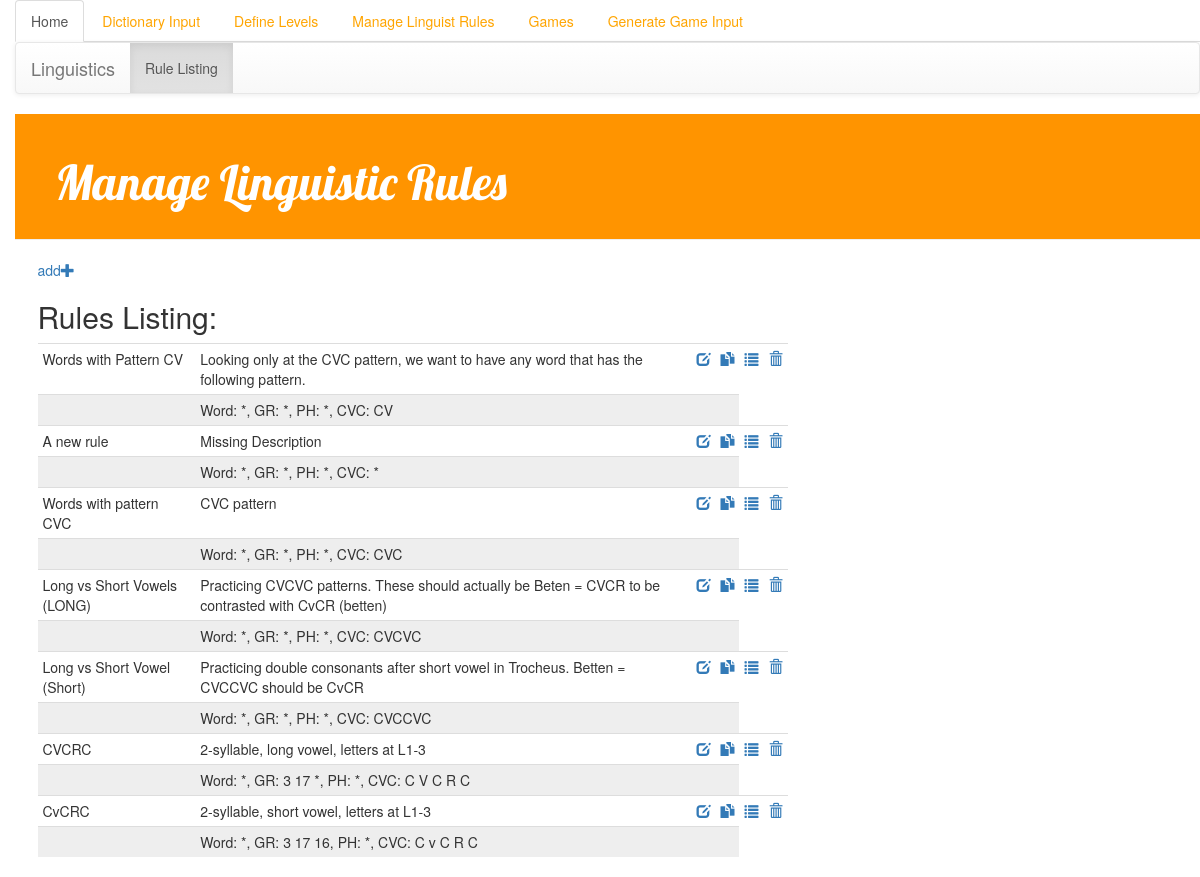
The page /Linguistics/linguistics_list/ on the database its author committed.
### Linguistics/models.py (models this page shows, shortened)
class LinguisticRule(models.Model):
    name = models.CharField(max_length=200,default='', null=True)
    description = models.TextField(default='Missing Description')
    word = models.CharField(max_length=200,default='',null=True)
    ph = models.CharField(max_length=200,default='',null=True)
    gr = models.CharField(max_length=200,default='',null=True)
    CVC = models.CharField(max_length=200,default='',null=True)

### Linguistics/views.py (the view)
def linguistics_list(request):
    response = "Listing of Linguistic Rules."
    try:
        rules = LinguisticRule.objects.all()
    except LinguisticRule.DoesNotExist:
        raise Http404("rules do not exist")
    return render(request, "Linguistics/linguistics_list.html", {'rules': rules})

### templates/Linguistics/linguistics_list.html
{% extends 'Linguistics/base.html' %}
{% block content %}
    <a href="{% url 'linguistics_new'%}" class="top-menu">add<span class="glyphicon glyphicon-plus"></span></a>
    <h2>Rules Listing: </h2>
    <div class="post">
<table class="table table-condensed">
    <tbody>
    {%  for rule in rules %}
        <tr>
            <td>
                {{ rule.name }}
            </td>
            <td>
                {{ rule.description }}
            </td>
            <td>
                <a href="{% url 'linguistics_edit' pk=rule.pk %}"><span class='glyphicon glyphicon-edit'></span></a>
            </td>
            <td>
                <a href="{% url 'linguistics_duplicate' pk=rule.pk %}"><span class='glyphicon glyphicon-duplicate'></span></a>
            </td>
            <td>
                <a href="{% url 'linguistics_Rulelist' pk=rule.pk %}"><span class='glyphicon glyphicon-list'></span></a>
            </td>
            <td>
                <a href="{% url 'linguistics_delete' pk=rule.pk %}"><span class='glyphicon glyphicon-trash'></span></a>
            </td>
        </tr>
        <tr>
        <td></td>
        <td>
            Word: {{ rule.word }}, GR: {{ rule.gr }}, PH: {{ rule.ph }}, CVC: {{ rule.CVC }}
        </td>
        <td></td>
        <td></td>
        </tr>
    {%  endfor %}
    </tbody>
</table>
    </div>
{% endblock %}

### Input/static/Input/css/style.css (style rules this page uses)
body { padding-left: 15px; }
table tr:nth-child(even) { background-color: #eee; }
table tr:nth-child(odd) { background-color:#fff; }

### rows shown on the page
LinguisticRule: name "Words with Pattern CV", description "Looking only at the CVC pattern, we want to have any word that has the following pattern.", word "*", gr "*", ph "*", CVC "CV"
LinguisticRule: name "A new rule", description "Missing Description", word "*", gr "*", ph "*", CVC "*"
LinguisticRule: name "Words with pattern CVC", description "CVC pattern", word "*", gr "*", ph "*", CVC "CVC"
LinguisticRule: name "Long vs Short Vowels (LONG)", description "Practicing CVCVC patterns. These should actually be Beten = CVCR to be contrasted with CvCR (betten)", word "*", gr "*", ph "*", CVC "CVCVC"
LinguisticRule: name "Long vs Short Vowel (Short)", description "Practicing double consonants after short vowel in Trocheus. Betten = CVCCVC should be CvCR", word "*", gr "*", ph "*", CVC "CVCCVC"
LinguisticRule: name "CVCRC", description "2-syllable, long vowel, letters at L1-3", word "*", gr "3 17 *", ph "*", CVC "C V C R C"
LinguisticRule: name "CvCRC", description "2-syllable, short vowel, letters at L1-3", word "*", gr "3 17 16", ph "*", CVC "C v C R C"
